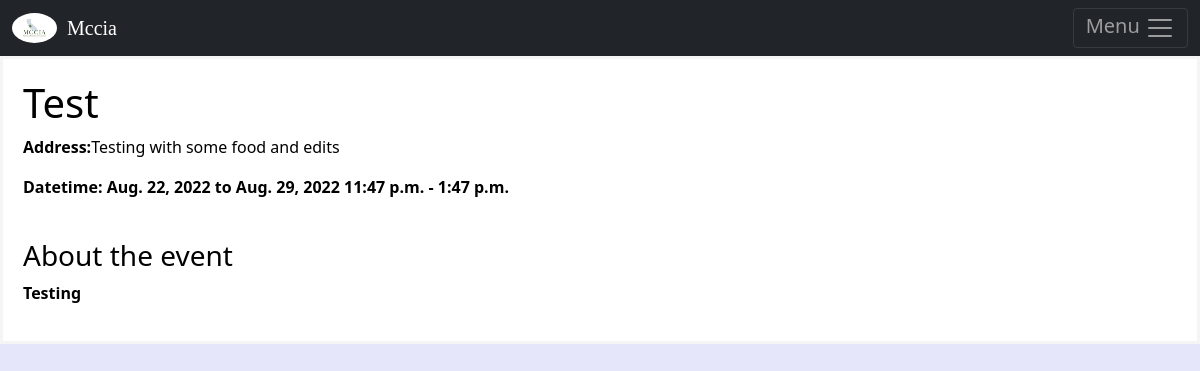
The page /eventdetails-4 on the database its author committed.
### mapeventApp/models.py (models this page shows, shortened)
class AddEvent(models.Model):
		event = models.CharField(max_length=122)
		info = models.TextField()
		eventaddress = models.TextField()
		fromdate = models.DateField(max_length=122)
		todate= models.DateField(max_length=122)
		fromtime = models.TimeField()
		totime= models.TimeField()
		lat = models.CharField(max_length=122)
		lang = models.CharField(max_length=122,default='')
		icon = models.CharField(max_length=122)
		location = models.CharField(max_length=122,default='')
		eventermail = models.CharField(max_length=122,default='bankpay980@gmail.com')
		city = models.CharField(max_length=122,default='pune')
		locate = models.CharField(max_length=122,default='dadar')
		objects = models.Manager()

### mapeventApp/home.py (the view)
# urls.py: path('eventdetails-<event_id>',home.eventdetail, name='eventdetails'),
def eventdetail(request,event_id):
			eventsinfo = AddEvent.objects.filter(id= event_id).all()
			return render(request,'eventdetail.html',{'eventinfo':eventsinfo})

### templates/eventdetail.html (shortened to what this page needs)
{% extends 'base.html' %}
{% block content %}
<div class="msg8">
{% for event in eventinfo %}
<h1 class="nm">{{ event.event }}</h1>
<p ><strong>Address:</strong>{{ event.eventaddress}}</p>
<p><strong>Datetime: {{ event.fromdate }} to {{event.todate}} {{event.fromtime}} - {{event.totime}}</p><br>
<h3>About the event</h3>
<p>{{event.info}}</p>
{% endfor %}
</div>
{% endblock %}

### mapeventApp/static/style.css (style rules this page uses)
.msg8 { margin: auto; padding: 20px; height: auto; border-width: 2px; border:solid; border-color:whitesmoke; color: black ; box-sizing: border-box; background-color: white; }

### rows shown on the page
AddEvent: event "Test", eventaddress "Testing with some food and edits", fromdate "Aug. 22, 2022", todate "Aug. 29, 2022", fromtime "11:47 p.m.", totime "1:47 p.m.", info "Testing"
